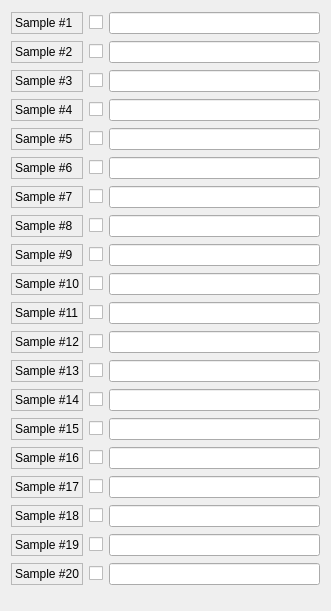
  <widget class="QWidget" name="gridLayoutWidget_2">
   <property name="geometry">
    <rect>
     <x>0</x>
     <y>0</y>
     <width>331</width>
     <height>611</height>
    </rect>
   </property>
   <layout class="QGridLayout" name="Samples1_20Layout">
    <item row="19" column="1">
     <widget class="QCheckBox" name="Sample20_checkBox">
      <property name="cursor">
       <cursorShape>PointingHandCursor</cursorShape>
      </property>
      <property name="text">
       <string/>
      </property>
     </widget>
    </item>
    <item row="12" column="0">
     <widget class="QLabel" name="sample13">
      <property name="frameShape">
       <enum>QFrame::StyledPanel</enum>
      </property>
      <property name="text">
       <string>Sample #13</string>
      </property>
     </widget>
    </item>
    <item row="18" column="0">
     <widget class="QLabel" name="sample19">
      <property name="frameShape">
       <enum>QFrame::StyledPanel</enum>
      </property>
      <property name="text">
       <string>Sample #19</string>
      </property>
     </widget>
    </item>
    <item row="10" column="1">
     <widget class="QCheckBox" name="Sample11_checkBox">
      <property name="cursor">
       <cursorShape>PointingHandCursor</cursorShape>
      </property>
      <property name="text">
       <string/>
      </property>
     </widget>
    </item>
    <item row="14" column="0">
     <widget class="QLabel" name="sample15">
      <property name="frameShape">
       <enum>QFrame::StyledPanel</enum>
      </property>
      <property name="text">
       <string>Sample #15</string>
      </property>
     </widget>
    </item>
    <item row="11" column="0">
     <widget class="QLabel" name="sample12">
      <property name="frameShape">
       <enum>QFrame::StyledPanel</enum>
      </property>
      <property name="text">
       <string>Sample #12</string>
      </property>
     </widget>
    </item>
    <item row="2" column="2">
     <widget class="QELineEdit" name="Sample3_lineEdit">
      <property name="dragEnabled">
       <bool>true</bool>
      </property>
      <property name="variable" stdset="0">
       <string>$(P)Sample$(N)</string>
      </property>
      <property name="variableSubstitutions" stdset="0">
       <string>P=MS:, N=3</string>
      </property>
      <property name="displayAlarmStateOption" stdset="0">
       <enum>QEGenericEdit::WhenInAlarm</enum>
      </property>
     </widget>
    </item>
    <item row="1" column="0">
     <widget class="QLabel" name="sample2">
      <property name="frameShape">
       <enum>QFrame::StyledPanel</enum>
      </property>
      <property name="text">
       <string>Sample #2</string>
      </property>
     </widget>
    </item>
    <item row="14" column="1">
     <widget class="QCheckBox" name="Sample15_checkBox">
      <property name="cursor">
       <cursorShape>PointingHandCursor</cursorShape>
      </property>
      <property name="text">
       <string/>
      </property>
     </widget>
    </item>
    <item row="9" column="0">
     <widget class="QLabel" name="sample10">
      <property name="frameShape">
       <enum>QFrame::StyledPanel</enum>
      </property>
      <property name="text">
       <string>Sample #10</string>
      </property>
     </widget>
    </item>
    <item row="8" column="0">
     <widget class="QLabel" name="sample9">
      <property name="frameShape">
       <enum>QFrame::StyledPanel</enum>
      </property>
      <property name="text">
       <string>Sample #9</string>
      </property>
     </widget>
    </item>
    <item row="11" column="1">
     <widget class="QCheckBox" name="Sample12_checkBox">
      <property name="cursor">
       <cursorShape>PointingHandCursor</cursorShape>
      </property>
      <property name="text">
       <string/>
      </property>
     </widget>
    </item>
    <item row="6" column="0">
     <widget class="QLabel" name="sample7">
      <property name="frameShape">
       <enum>QFrame::StyledPanel</enum>
      </property>
      <property name="text">
       <string>Sample #7</string>
      </property>
     </widget>
    </item>
    <item row="2" column="0">
     <widget class="QLabel" name="sample3">
      <property name="frameShape">
       <enum>QFrame::StyledPanel</enum>
      </property>
      <property name="text">
       <string>Sample #3</string>
      </property>
     </widget>
    </item>
    <item row="4" column="0">
     <widget class="QLabel" name="sample5">
      <property name="frameShape">
       <enum>QFrame::StyledPanel</enum>
      </property>
      <property name="text">
       <string>Sample #5</string>
      </property>
     </widget>
    </item>
    <item row="7" column="1">
     <widget class="QCheckBox" name="Sample8_checkBox">
      <property name="cursor">
       <cursorShape>PointingHandCursor</cursorShape>
      </property>
      <property name="text">
       <string/>
      </property>
     </widget>
    </item>
    <item row="9" column="1">
     <widget class="QCheckBox" name="Sample10_checkBox">
      <property name="cursor">
       <cursorShape>PointingHandCursor</cursorShape>
      </property>
      <property name="text">
       <string/>
      </property>
     </widget>
    </item>
    <item row="8" column="2">
     <widget class="QELineEdit" name="Sample9_lineEdit">
      <property name="dragEnabled">
       <bool>true</bool>
      </property>
      <property name="variable" stdset="0">
       <string>$(P)Sample$(N)</string>
      </property>
      <property name="variableSubstitutions" stdset="0">
       <string>P=MS:, N=9</string>
      </property>
      <property name="displayAlarmStateOption" stdset="0">
       <enum>QEGenericEdit::WhenInAlarm</enum>
      </property>
     </widget>
    </item>
    <item row="6" column="2">
     <widget class="QELineEdit" name="Sample7_lineEdit">
      <property name="dragEnabled">
       <bool>true</bool>
      </property>
      <property name="variable" stdset="0">
       <string>$(P)Sample$(N)</string>
      </property>
      <property name="variableSubstitutions" stdset="0">
       <string>P=MS:, N=7</string>
      </property>
      <property name="displayAlarmStateOption" stdset="0">
       <enum>QEGenericEdit::WhenInAlarm</enum>
      </property>
     </widget>
    </item>
    <item row="0" column="1">
     <widget class="QCheckBox" name="Sample1_checkBox">
      <property name="cursor">
       <cursorShape>PointingHandCursor</cursorShape>
      </property>
      <property name="text">
       <string/>
      </property>
     </widget>
    </item>
    <item row="1" column="2">
     <widget class="QELineEdit" name="Sample2_lineEdit">
      <property name="dragEnabled">
       <bool>true</bool>
      </property>
      <property name="variable" stdset="0">
       <string>$(P)Sample$(N)</string>
      </property>
      <property name="variableSubstitutions" stdset="0">
       <string>P=MS:, N=2</string>
      </property>
      <property name="displayAlarmStateOption" stdset="0">
       <enum>QEGenericEdit::WhenInAlarm</enum>
      </property>
     </widget>
    </item>
    <item row="2" column="1">
     <widget class="QCheckBox" name="Sample3_checkBox">
      <property name="cursor">
       <cursorShape>PointingHandCursor</cursorShape>
      </property>
      <property name="text">
       <string/>
      </property>
     </widget>
    </item>
    <item row="3" column="0">
     <widget class="QLabel" name="sample4">
      <property name="frameShape">
       <enum>QFrame::StyledPanel</enum>
      </property>
      <property name="text">
       <string>Sample #4</string>
      </property>
     </widget>
    </item>
    <item row="18" column="1">
     <widget class="QCheckBox" name="Sample19_checkBox">
      <property name="cursor">
       <cursorShape>PointingHandCursor</cursorShape>
      </property>
      <property name="text">
       <string/>
      </property>
     </widget>
    </item>
    <item row="1" column="1">
     <widget class="QCheckBox" name="Sample2_checkBox">
      <property name="cursor">
       <cursorShape>PointingHandCursor</cursorShape>
      </property>
      <property name="text">
       <string/>
      </property>
     </widget>
    </item>
    <item row="7" column="0">
     <widget class="QLabel" name="sample8">
      <property name="frameShape">
       <enum>QFrame::StyledPanel</enum>
      </property>
      <property name="text">
       <string>Sample #8</string>
      </property>
     </widget>
    </item>
    <item row="9" column="2">
     <widget class="QELineEdit" name="Sample10_lineEdit">
      <property name="dragEnabled">
       <bool>true</bool>
      </property>
      <property name="variable" stdset="0">
       <string>$(P)Sample$(N)</string>
      </property>
      <property name="variableSubstitutions" stdset="0">
       <string>P=MS:, N=10</string>
      </property>
      <property name="displayAlarmStateOption" stdset="0">
       <enum>QEGenericEdit::WhenInAlarm</enum>
      </property>
     </widget>
    </item>
    <item row="19" column="0">
     <widget class="QLabel" name="sample20">
      <property name="frameShape">
       <enum>QFrame::StyledPanel</enum>
      </property>
      <property name="text">
       <string>Sample #20</string>
      </property>
     </widget>
    </item>
    <item row="15" column="1">
     <widget class="QCheckBox" name="Sample16_checkBox">
      <property name="cursor">
       <cursorShape>PointingHandCursor</cursorShape>
      </property>
      <property name="text">
       <string/>
      </property>
     </widget>
    </item>
    <item row="16" column="0">
     <widget class="QLabel" name="sample17">
      <property name="frameShape">
       <enum>QFrame::StyledPanel</enum>
      </property>
      <property name="text">
       <string>Sample #17</string>
      </property>
     </widget>
    </item>
    <item row="10" column="0">
     <widget class="QLabel" name="sample11">
      <property name="frameShape">
       <enum>QFrame::StyledPanel</enum>
      </property>
      <property name="text">
       <string>Sample #11</string>
      </property>
     </widget>
    </item>
    <item row="13" column="1">
     <widget class="QCheckBox" name="Sample14_checkBox">
      <property name="cursor">
       <cursorShape>PointingHandCursor</cursorShape>
      </property>
      <property name="text">
       <string/>
      </property>
     </widget>
    </item>
    <item row="17" column="1">
     <widget class="QCheckBox" name="Sample18_checkBox">
      <property name="cursor">
       <cursorShape>PointingHandCursor</cursorShape>
      </property>
      <property name="text">
       <string/>
      </property>
     </widget>
    </item>
    <item row="0" column="2">
     <widget class="QELineEdit" name="Sample1_lineEdit">
      <property name="dragEnabled">
       <bool>true</bool>
      </property>
      <property name="variable" stdset="0">
       <string>$(P)Sample$(N)</string>
      </property>
      <property name="variableSubstitutions" stdset="0">
       <string>P=MS:, N=1</string>
      </property>
      <property name="displayAlarmStateOption" stdset="0">
       <enum>QEGenericEdit::WhenInAlarm</enum>
      </property>
     </widget>
    </item>
    <item row="13" column="0">
     <widget class="QLabel" name="sample14">
      <property name="frameShape">
       <enum>QFrame::StyledPanel</enum>
      </property>
      <property name="text">
       <string>Sample #14</string>
      </property>
     </widget>
    </item>
    <item row="4" column="1">
     <widget class="QCheckBox" name="Sample5_checkBox">
      <property name="cursor">
       <cursorShape>PointingHandCursor</cursorShape>
      </property>
      <property name="text">
       <string/>
      </property>
     </widget>
    </item>
    <item row="15" column="0">
     <widget class="QLabel" name="sample16">
      <property name="frameShape">
       <enum>QFrame::StyledPanel</enum>
      </property>
      <property name="text">
       <string>Sample #16</string>
      </property>
     </widget>
    </item>
    <item row="10" column="2">
     <widget class="QELineEdit" name="Sample11_lineEdit">
      <property name="dragEnabled">
       <bool>true</bool>
      </property>
      <property name="variable" stdset="0">
       <string>$(P)Sample$(N)</string>
      </property>
      <property name="variableSubstitutions" stdset="0">
       <string>P=MS:, N=11</string>
      </property>
      <property name="displayAlarmStateOption" stdset="0">
       <enum>QEGenericEdit::WhenInAlarm</enum>
      </property>
     </widget>
    </item>
    <item row="0" column="0">
     <widget class="QLabel" name="sample1">
      <property name="frameShape">
       <enum>QFrame::StyledPanel</enum>
      </property>
      <property name="text">
       <string>Sample #1</string>
      </property>
     </widget>
    </item>
    <item row="5" column="2">
     <widget class="QELineEdit" name="Sample6_lineEdit">
      <property name="dragEnabled">
       <bool>true</bool>
      </property>
      <property name="variable" stdset="0">
       <string>$(P)Sample$(N)</string>
      </property>
      <property name="variableSubstitutions" stdset="0">
       <string>P=MS:, N=6</string>
      </property>
      <property name="displayAlarmStateOption" stdset="0">
       <enum>QEGenericEdit::WhenInAlarm</enum>
      </property>
     </widget>
    </item>
    <item row="16" column="1">
     <widget class="QCheckBox" name="Sample17_checkBox">
      <property name="cursor">
       <cursorShape>PointingHandCursor</cursorShape>
      </property>
      <property name="text">
       <string/>
      </property>
     </widget>
    </item>
    <item row="8" column="1">
     <widget class="QCheckBox" name="Sample9_checkBox">
      <property name="cursor">
       <cursorShape>PointingHandCursor</cursorShape>
      </property>
      <property name="text">
       <string/>
      </property>
     </widget>
    </item>
    <item row="6" column="1">
     <widget class="QCheckBox" name="Sample7_checkBox">
      <property name="cursor">
       <cursorShape>PointingHandCursor</cursorShape>
      </property>
      <property name="text">
       <string/>
      </property>
     </widget>
    </item>
    <item row="3" column="2">
     <widget class="QELineEdit" name="Sample4_lineEdit">
      <property name="dragEnabled">
       <bool>true</bool>
      </property>
      <property name="variable" stdset="0">
       <string>$(P)Sample$(N)</string>
      </property>
      <property name="variableSubstitutions" stdset="0">
       <string>P=MS:, N=4</string>
      </property>
      <property name="displayAlarmStateOption" stdset="0">
       <enum>QEGenericEdit::WhenInAlarm</enum>
      </property>
     </widget>
    </item>
    <item row="5" column="1">
     <widget class="QCheckBox" name="Sample6_checkBox">
      <property name="cursor">
       <cursorShape>PointingHandCursor</cursorShape>
      </property>
      <property name="text">
       <string/>
      </property>
     </widget>
    </item>
    <item row="11" column="2">
     <widget class="QELineEdit" name="Sample12_lineEdit">
      <property name="dragEnabled">
       <bool>true</bool>
      </property>
      <property name="variable" stdset="0">
       <string>$(P)Sample$(N)</string>
      </property>
      <property name="variableSubstitutions" stdset="0">
       <string>P=MS:, N=12</string>
      </property>
      <property name="displayAlarmStateOption" stdset="0">
       <enum>QEGenericEdit::WhenInAlarm</enum>
      </property>
     </widget>
    </item>
    <item row="17" column="0">
     <widget class="QLabel" name="sample18">
      <property name="frameShape">
       <enum>QFrame::StyledPanel</enum>
      </property>
      <property name="text">
       <string>Sample #18</string>
      </property>
     </widget>
    </item>
    <item row="3" column="1">
     <widget class="QCheckBox" name="Sample4_checkBox">
      <property name="cursor">
       <cursorShape>PointingHandCursor</cursorShape>
      </property>
      <property name="text">
       <string/>
      </property>
     </widget>
    </item>
    <item row="5" column="0">
     <widget class="QLabel" name="sample6">
      <property name="frameShape">
       <enum>QFrame::StyledPanel</enum>
      </property>
      <property name="text">
       <string>Sample #6</string>
      </property>
     </widget>
    </item>
    <item row="12" column="1">
     <widget class="QCheckBox" name="Sample13_checkBox">
      <property name="cursor">
       <cursorShape>PointingHandCursor</cursorShape>
      </property>
      <property name="text">
       <string/>
      </property>
     </widget>
    </item>
    <item row="4" column="2">
     <widget class="QELineEdit" name="Sample5_lineEdit">
      <property name="dragEnabled">
       <bool>true</bool>
      </property>
      <property name="variable" stdset="0">
       <string>$(P)Sample$(N)</string>
      </property>
      <property name="variableSubstitutions" stdset="0">
       <string>P=MS:, N=5</string>
      </property>
      <property name="displayAlarmStateOption" stdset="0">
       <enum>QEGenericEdit::WhenInAlarm</enum>
      </property>
     </widget>
    </item>
    <item row="7" column="2">
     <widget class="QELineEdit" name="Sample8_lineEdit">
      <property name="dragEnabled">
       <bool>true</bool>
      </property>
      <property name="variable" stdset="0">
       <string>$(P)Sample$(N)</string>
      </property>
      <property name="variableSubstitutions" stdset="0">
       <string>P=MS:, N=8</string>
      </property>
      <property name="displayAlarmStateOption" stdset="0">
       <enum>QEGenericEdit::WhenInAlarm</enum>
      </property>
     </widget>
    </item>
    <item row="12" column="2">
     <widget class="QELineEdit" name="Sample13_lineEdit">
      <property name="dragEnabled">
       <bool>true</bool>
      </property>
      <property name="variable" stdset="0">
       <string>$(P)Sample$(N)</string>
      </property>
      <property name="variableSubstitutions" stdset="0">
       <string>P=MS:, N=13</string>
      </property>
      <property name="displayAlarmStateOption" stdset="0">
       <enum>QEGenericEdit::WhenInAlarm</enum>
      </property>
     </widget>
    </item>
    <item row="13" column="2">
     <widget class="QELineEdit" name="Sample14_lineEdit">
      <property name="dragEnabled">
       <bool>true</bool>
      </property>
      <property name="variable" stdset="0">
       <string>$(P)Sample$(N)</string>
      </property>
      <property name="variableSubstitutions" stdset="0">
       <string>P=MS:, N=14</string>
      </property>
      <property name="displayAlarmStateOption" stdset="0">
       <enum>QEGenericEdit::WhenInAlarm</enum>
      </property>
     </widget>
    </item>
    <item row="14" column="2">
     <widget class="QELineEdit" name="Sample15_lineEdit">
      <property name="dragEnabled">
       <bool>true</bool>
      </property>
      <property name="variable" stdset="0">
       <string>$(P)Sample$(N)</string>
      </property>
      <property name="variableSubstitutions" stdset="0">
       <string>P=MS:, N=15</string>
      </property>
      <property name="displayAlarmStateOption" stdset="0">
       <enum>QEGenericEdit::WhenInAlarm</enum>
      </property>
     </widget>
    </item>
    <item row="15" column="2">
     <widget class="QELineEdit" name="Sample16_lineEdit">
      <property name="dragEnabled">
       <bool>true</bool>
      </property>
      <property name="variable" stdset="0">
       <string>$(P)Sample$(N)</string>
      </property>
      <property name="variableSubstitutions" stdset="0">
       <string>P=MS:, N=16</string>
      </property>
      <property name="displayAlarmStateOption" stdset="0">
       <enum>QEGenericEdit::WhenInAlarm</enum>
      </property>
     </widget>
    </item>
    <item row="16" column="2">
     <widget class="QELineEdit" name="Sample17_lineEdit">
      <property name="dragEnabled">
       <bool>true</bool>
      </property>
      <property name="variable" stdset="0">
       <string>$(P)Sample$(N)</string>
      </property>
      <property name="variableSubstitutions" stdset="0">
       <string>P=MS:, N=17</string>
      </property>
      <property name="displayAlarmStateOption" stdset="0">
       <enum>QEGenericEdit::WhenInAlarm</enum>
      </property>
     </widget>
    </item>
    <item row="17" column="2">
     <widget class="QELineEdit" name="Sample18_lineEdit">
      <property name="dragEnabled">
       <bool>true</bool>
      </property>
      <property name="variable" stdset="0">
       <string>$(P)Sample$(N)</string>
      </property>
      <property name="variableSubstitutions" stdset="0">
       <string>P=MS:, N=18</string>
      </property>
      <property name="displayAlarmStateOption" stdset="0">
       <enum>QEGenericEdit::WhenInAlarm</enum>
      </property>
     </widget>
    </item>
    <item row="18" column="2">
     <widget class="QELineEdit" name="Sample19_lineEdit">
      <property name="dragEnabled">
       <bool>true</bool>
      </property>
      <property name="variable" stdset="0">
       <string>$(P)Sample$(N)</string>
      </property>
      <property name="variableSubstitutions" stdset="0">
       <string>P=MS:, N=19</string>
      </property>
      <property name="displayAlarmStateOption" stdset="0">
       <enum>QEGenericEdit::WhenInAlarm</enum>
      </property>
     </widget>
    </item>
    <item row="19" column="2">
     <widget class="QELineEdit" name="Sample20_lineEdit">
      <property name="dragEnabled">
       <bool>true</bool>
      </property>
      <property name="variable" stdset="0">
       <string>$(P)Sample$(N)</string>
      </property>
      <property name="variableSubstitutions" stdset="0">
       <string>P=MS:, N=20</string>
      </property>
      <property name="displayAlarmStateOption" stdset="0">
       <enum>QEGenericEdit::WhenInAlarm</enum>
      </property>
     </widget>
    </item>
   </layout>
  </widget>
